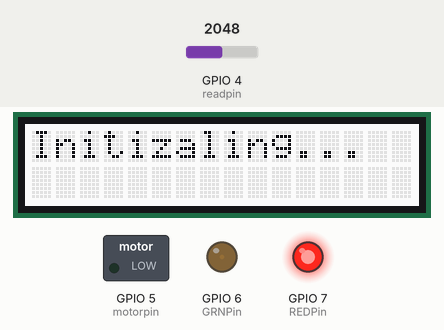
A sketch run on a simulated ESP32-S3. Shown: 16×2 character LCD, switched loads named in the sketch (green lamp = pin HIGH), output pins drawn as LEDs (lit = HIGH). Inputs (shaded band) come from the test bench; at power-on: GPIO 4 (readpin) = 2048. What the sketch prints to the serial monitor is not drawn.

Above: at 0.1 s.
At 2.2 s:
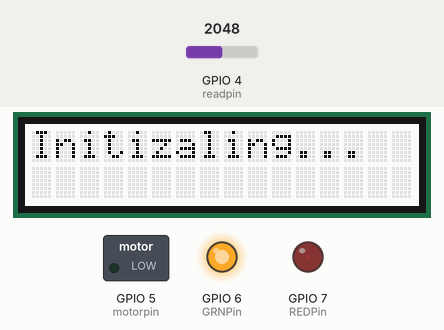
At 4.3 s:
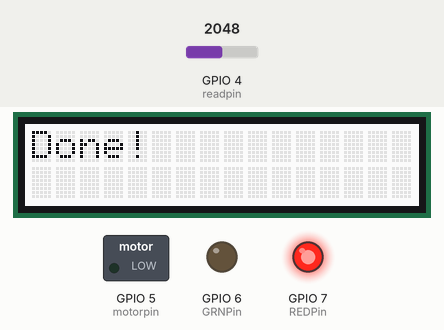
At 5.4 s:
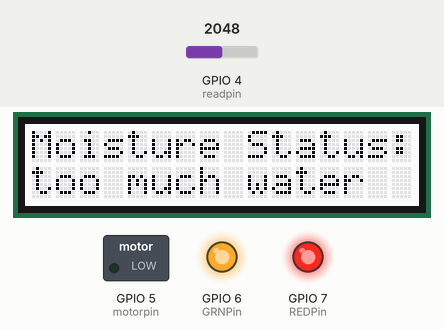
Timing chart, 0 to 6.9 s (numbered marks = the images above):
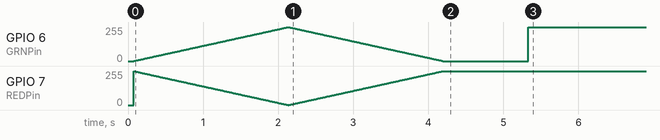

Measured:
- what the display in image 2 shows lasts 1.0 s, from 4.2 s to 5.2 s

The sketch:

moisture-with-display-n-light.ino
```cpp
  #include "rgb_lcd.h"
  rgb_lcd lcd;

  float AverageValue()
  {
    int8_t readpin = 4;
    float average = 0;
    float total = 0;
    float num;
    float run_num = 500;
    for(uint16_t n = 0; n < run_num; n++)
    {
      num = analogRead(readpin);
      total = total + num;
    }
    average = total/run_num;
    return average;
  }

  float PercentSoil(float a)
  {
    float dry = 8191;
    float wet = 5000;
    float moist = 0;
    moist = ((dry-a)/(dry-wet));
    return moist;
  }
//pwm setup
  uint8_t REDPin = 7;
  uint8_t GRNPin = 6;
  uint8_t motorpin = 5;
  int PWMFreq = 7500;
  int REDChannel = 0;
  int GRNChannel = 1;
  int PWMResolution = 10;
  int MAX_DUTY_CYCLE = 1023;


  int alarmCycle = 0;
  int alarmDirection = +100;

void setup() {
  pinMode(motorpin,OUTPUT);
  pinMode(4,INPUT);
  Serial.begin(115200);

  ledcSetup(REDChannel, PWMFreq, PWMResolution);
  ledcAttachPin(REDPin, REDChannel);

  ledcSetup(GRNChannel, PWMFreq, PWMResolution);
  ledcAttachPin(GRNPin, GRNChannel);


//intro sequence
  int redCycle = 1023;
  int greenCycle = 0;
  lcd.begin(16,2);
  lcd.print("Initizaling...");
      while(greenCycle < MAX_DUTY_CYCLE)
    {
      redCycle--;
      greenCycle++;
      ledcWrite(GRNChannel, greenCycle);
      ledcWrite(REDChannel, redCycle);
      delay(2);
    }
      while(redCycle < MAX_DUTY_CYCLE)
    {
      greenCycle--;
      redCycle++;
      ledcWrite(GRNChannel, greenCycle);
      ledcWrite(REDChannel, redCycle);
      delay(2);
    }

  lcd.setCursor(0,0);
  lcd.print("               ");
  lcd.setCursor(0,0);
  lcd.print("Done!");
  delay(1000);
  lcd.setCursor(0,0);
  lcd.print("               ");
  lcd.setCursor(0,0);
  lcd.print("Moisture Status:");

}

void loop() {
  float average;
  float moist;
  //finds moisture level
  average = AverageValue();
  moist = PercentSoil(average);
  Serial.println(moist);

  lcd.print("               ");
  lcd.setCursor(0,1);


  //screen msg array
  char msg[][17]=
  {
    "too much water",
    "Thats Enough!!!",
    "A Little Much",
    "Plent!!!",
    "Great!!",
    "Good!",
    "Passing",
    "Running Low",
    "Like A Desert",
    "0"
  //"1234567890123456"
  };

  char i = 0;
  for(float counter = 0.9; counter > 0; counter -= 0.1, i++)
  {
    //has moisture
    if(moist >= counter)
    {
      //screen msg

      lcd.print(msg[i]);
      //light change

      int redCycle = (1-moist*2)*1023;
      int greenCycle = moist*1023;
      ledcWrite(REDChannel, redCycle);
      ledcWrite(GRNChannel, greenCycle);

      //pump
      digitalWrite(motorpin, LOW);
      break;
    }
    //if no moisture deteted
    if(moist < 0.1)
    {
      //screen msg

      lcd.print("No Moisture Dawg");
      //light change

      int greenCycle = 0;
      ledcWrite(GRNChannel, greenCycle);

      alarmCycle += alarmDirection;
      ledcWrite(REDChannel, alarmCycle);
      if(alarmCycle > 999)
        alarmDirection = -100;
      if(alarmCycle < 1)
        alarmDirection = +100;
      //pump
      digitalWrite(motorpin, HIGH);
      break;

    }

  }


}
```
